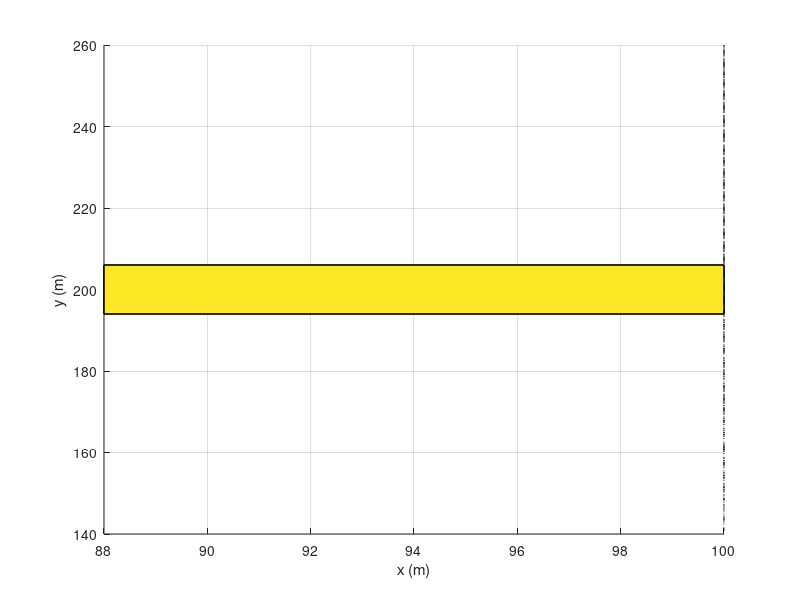

The MATLAB script that drew this image: (Note: this script raises an error after producing the figure.)
function h = plotTurbine3D(azimuthAngle,x_rotor,y_rotor,z_rotor)
if nargin <= 0
    azimuthAngle = 0;
end
if nargin <= 3
    x_rotor = 100;
    y_rotor = 200;
    z_rotor = 90; 
end

% Rotor dimensions
r_rotor = 60;

% Nacelle dimensions
dxNac = 12;
dyNac = 12;
dzNac = 4;

radius_tower = 5;
    
h = gcf; hold on;

if length(findobj('Tag','blade'))==0
    % Plot tower
    [X,Y,Z] = cylinder(radius_tower);
    Z = Z*(z_rotor-dzNac/2);
    X = X+x_rotor-dxNac/2;
    Y = Y+y_rotor;
    surf(X,Y,Z);
    hold on;

    % Plot nacelle
    cNac = [150]; % Color of nacelle
    patch(x_rotor+[-1 -1 0 0]*dxNac,y_rotor+[-1 +1 +1 -1]*dyNac/2,(z_rotor-dzNac/2)*ones(1,4),cNac); % Bottom patch
    patch(x_rotor+[-1 -1 0 0]*dxNac,y_rotor+[-1 +1 +1 -1]*dyNac/2,(z_rotor+dzNac/2)*ones(1,4),cNac); % Top patch
    patch(x_rotor*ones(1,4)-dxNac,y_rotor+[-1 -1 +1 +1]*dyNac/2,z_rotor+[-1 1 1 -1]*dzNac/2,cNac); % Back patch
    patch(x_rotor*ones(1,4),y_rotor+[-1 -1 +1 +1]*dyNac/2,z_rotor+[-1 1 1 -1]*dzNac/2,cNac); % Front patch
    patch(x_rotor+[-1 -1 0 0]*dxNac,y_rotor*ones(1,4)-dyNac/2,z_rotor+[-1 1 1 -1]*dzNac/2,cNac); % Side patch
    patch(x_rotor+[-1 -1 0 0]*dxNac,y_rotor*ones(1,4)+dyNac/2,z_rotor+[-1 1 1 -1]*dzNac/2,cNac); % Side patch

    % Plot rotor circle
    theta=-pi:0.01:pi;
    x_circ=r_rotor*cos(theta);
    z_circ=r_rotor*sin(theta);
    plot3(zeros(1,numel(x_circ))+x_rotor(1),x_circ+y_rotor(1),z_circ+z_rotor,'k--')
    grid on
    %axis equal
    xlabel('x (m)');
    ylabel('y (m)');
    zlabel('z (m)');
    zlim([0 z_rotor+r_rotor])
else
    % No need to replot everything, simply:
    delete(findobj('Tag','blade')); % Delete blade objects
end
% Plot rotor blades
nBlades = 3;
nInterp = 20;

bladeAngles = linspace(azimuthAngle,azimuthAngle+360,nBlades+1);
bladeAngles = bladeAngles(1:end-1); % remove last entry

for j = 1:length(bladeAngles)
    y_blade = y_rotor+linspace(0,sind(bladeAngles(j))*r_rotor,nInterp);
    z_blade = z_rotor+linspace(0,cosd(bladeAngles(j))*r_rotor,nInterp);
    plot3(x_rotor*ones(nInterp),y_blade,z_blade,'k.','markerSize',10,'Tag','blade'); hold on
    %axis equal
end